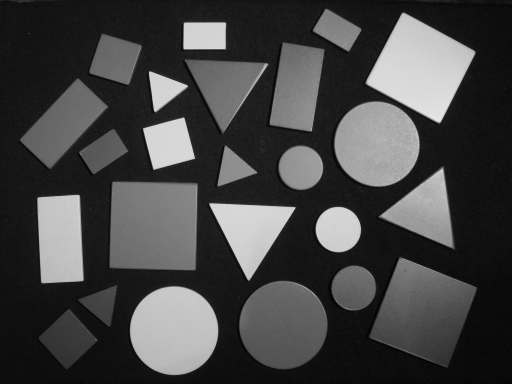
%> input picture bordesImdilateImerode/figGeometricas.png, 512 x 384 px
$ octave bordesInternosExternos.m   (GNU Octave 9; MATLAB toolbox functions it lacks are replaced by stand-ins)
%> lines starting %> are read from the running program, lines starting %| are printed output that depends on the picture; in (x1, y1, x2, y2) boxes, pixels count from 0 and x2, y2 are one past the last pixel; in counts of white or black regions, pixels touching at a corner belong together; the program's own positions count from 1
clear all; clc, close all;
im1=imread('figGeometricas.png');
%> im1 is the input picture: size 384x512 uint8; min 3, max 233, mean 68.5
figure(1),imshow(im1); title('Imagen Original');

iptsetpref('ImshowBorder','loose');
imshow(im1);
iptsetpref('ImshowAxesVisible','on');
imshow(im1);
im2=im1>=45;
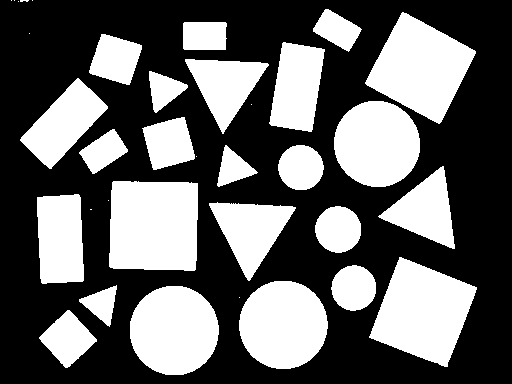
%> im2: size 384x512 logical; 39.5% white; 35 white regions (11 under 20 px), largest, box (x1, y1, x2, y2) and area: (109, 181, 198, 271) 7642, (369, 257, 477, 367) 7231, (365, 12, 476, 124) 7001
figure(2),imshow(im2); title('Imagen Correccion im1>=45');

sel=ones(3);
im3=imdilate(im2,sel);
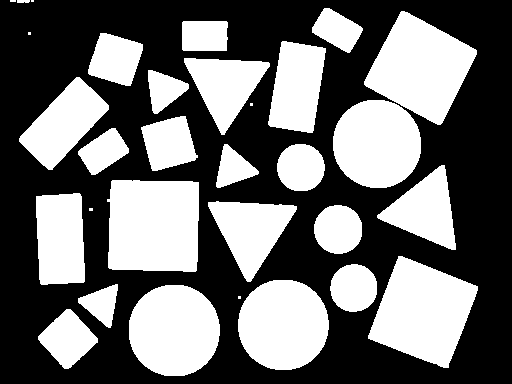
%> im3: size 384x512 logical; 42.9% white; 31 white regions (6 under 20 px), largest, box (x1, y1, x2, y2) and area: (107, 180, 199, 272) 8018, (368, 256, 478, 368) 7671, (364, 11, 477, 125) 7451
figure(3),imshow(im3); title('Imagen Dilatada con elemento estructurante isotropico');

im4=xor(im3,im2);
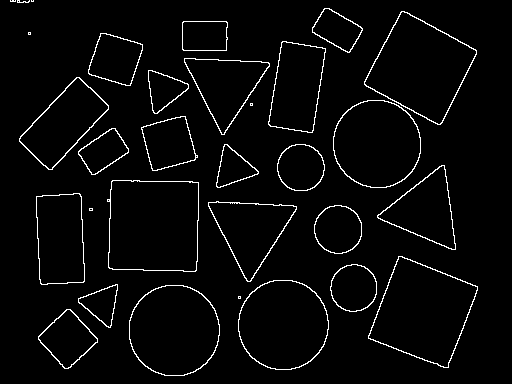
%> im4: size 384x512 logical; 3.4% white in thin lines or dots, all inside (x1, y1, x2, y2) = (10, 0, 478, 376)
figure(4),imshow(im4); title('Imagen Xor - Bordes Externos');

im3=imerode(im2,sel);
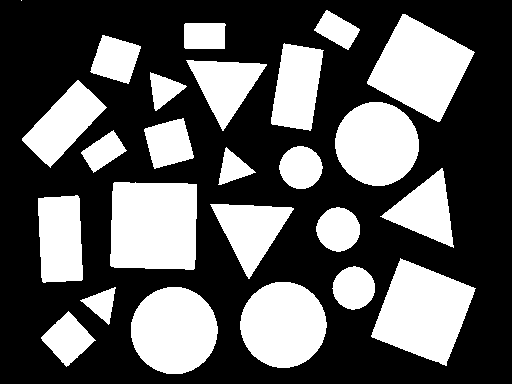
%> im3: size 384x512 logical; 36.3% white; 25 white regions (1 under 20 px), largest, box (x1, y1, x2, y2) and area: (110, 182, 197, 270) 7284, (371, 258, 476, 366) 6799, (367, 14, 475, 122) 6559
im3=imdilate(im2,sel);
im5=imerode(im2,sel);
figure(5),imshow(im5); title('Imagen Erosionada con elemento estructurante isotropico');

im6=xor(im5,im2);
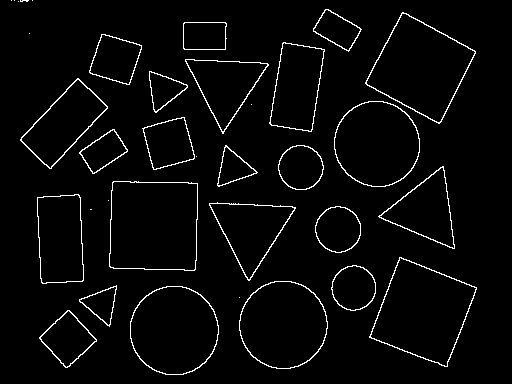
%> im6: size 384x512 logical; 3.2% white in thin lines or dots, all inside (x1, y1, x2, y2) = (11, 0, 477, 375)
figure(6),imshow(im6); title('Imagen Xor - Bordes Internos');

pxBordeExterno = sum(im4(:)) % #pixeles de bordes externos
%> pxBordeExterno = 6590
pxBordeInterno = sum(im6(:)) % #pixeles de bordes internos
%> pxBordeInterno = 6325

% LAS IMAGENES SUELEN SER SEGMENTADAS POR SU BORDE INTERNO
